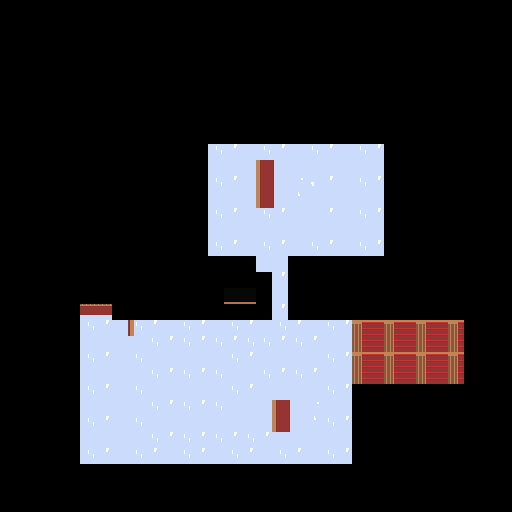

The image is a tile-based game level rendered from a .tmx file. Its description and source (layers, tilesets, objects; grid data summarised) follow:
An orthogonal 32x32 tile map with 16x16 px tiles, 4 tile layers (background, midGround, buildings, foreGround), 2 tilesets and 1 object.

<map version="1.2" tiledversion="1.3.0" orientation="orthogonal" renderorder="right-down" compressionlevel="0" width="32" height="32" tilewidth="16" tileheight="16" infinite="0" nextlayerid="6" nextobjectid="33">
 <tileset firstgid="1" source="InteriorSpriteSheet.tsx" />
 <tileset firstgid="10001" source="MasterSpriteSheet.tsx" />
 <layer id="1" name="background" width="32" height="32">
  <data>[1024 cells, 368 non-empty, 32 distinct tile ids]</data>
 </layer>
 <layer id="4" name="midGround" width="32" height="32">
  <data>[1024 cells, 24 non-empty, 18 distinct tile ids]</data>
 </layer>
 <layer id="3" name="buildings" width="32" height="32" opacity="0.9">
  <data>[1024 cells, 132 non-empty, 33 distinct tile ids]</data>
 </layer>
 <layer id="5" name="foreGround" width="32" height="32">
  <data>[1024 cells, 42 non-empty, 39 distinct tile ids]</data>
 </layer>
 <objectgroup id="2" name="Portal">
  <object id="32" x="196" y="446" width="23" height="6">
   <properties>
    <property name="Click" value="false" />
    <property name="SafteyOffSetX" value="0" />
    <property name="SafteyOffSetY" value="-50" />
    <property name="standardFrom" value="DobbinHouse" />
    <property name="standardTo" value="OverWorld" />
   </properties>
  </object>
 </objectgroup>
</map>
